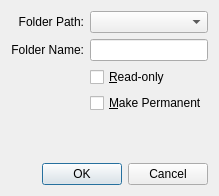
<ui version="4.0" >
 <comment>
 VBox frontends: Qt4 GUI ("VirtualBox"):

 Copyright (C) 2008 Sun Microsystems, Inc.

 This file is part of VirtualBox Open Source Edition (OSE), as
 available from http://www.virtualbox.org. This file is free software;
 you can redistribute it and/or modify it under the terms of the GNU
 General Public License (GPL) as published by the Free Software
 Foundation, in version 2 as it comes in the "COPYING" file of the
 VirtualBox OSE distribution. VirtualBox OSE is distributed in the
 hope that it will be useful, but WITHOUT ANY WARRANTY of any kind.

 Please contact Sun Microsystems, Inc., 4150 Network Circle, Santa
 Clara, CA 95054 USA or visit http://www.sun.com if you need
 additional information or have any questions.
 </comment>
 <class>VBoxVMSettingsSFDetails</class>
 <widget class="QDialog" name="VBoxVMSettingsSFDetails" >
  <property name="geometry" >
   <rect>
    <x>0</x>
    <y>0</y>
    <width>218</width>
    <height>196</height>
   </rect>
  </property>
  <property name="windowTitle" >
   <string>Dialog</string>
  </property>
  <layout class="QGridLayout" >
   <item row="0" column="0" >
    <widget class="QLabel" name="mLbPath" >
     <property name="text" >
      <string>Folder Path:</string>
     </property>
     <property name="alignment" >
      <set>Qt::AlignRight|Qt::AlignTrailing|Qt::AlignVCenter</set>
     </property>
    </widget>
   </item>
   <item row="0" column="1" >
    <widget class="VBoxFilePathSelectorWidget" name="mPsPath" />
   </item>
   <item row="1" column="0" >
    <widget class="QLabel" name="mLbName" >
     <property name="text" >
      <string>Folder Name:</string>
     </property>
     <property name="alignment" >
      <set>Qt::AlignRight|Qt::AlignTrailing|Qt::AlignVCenter</set>
     </property>
    </widget>
   </item>
   <item row="1" column="1" >
    <widget class="QLineEdit" name="mLeName" >
     <property name="toolTip" >
      <string>Displays the name of the shared folder (as it will be seen by the guest OS).</string>
     </property>
    </widget>
   </item>
   <item row="2" column="1" >
    <widget class="QCheckBox" name="mCbReadonly" >
     <property name="toolTip" >
      <string>When checked, the guest OS will not be able to write to the specified shared folder.</string>
     </property>
     <property name="text" >
      <string>&amp;Read-only</string>
     </property>
    </widget>
   </item>
   <item row="3" column="1" >
    <widget class="QCheckBox" name="mCbPermanent" >
     <property name="text" >
      <string>&amp;Make Permanent</string>
     </property>
    </widget>
   </item>
   <item row="4" column="1" >
    <spacer>
     <property name="orientation" >
      <enum>Qt::Vertical</enum>
     </property>
     <property name="sizeHint" >
      <size>
       <width>20</width>
       <height>40</height>
      </size>
     </property>
    </spacer>
   </item>
   <item row="5" column="0" colspan="2" >
    <widget class="QIDialogButtonBox" name="mButtonBox" >
     <property name="standardButtons" >
      <set>QDialogButtonBox::Cancel|QDialogButtonBox::NoButton|QDialogButtonBox::Ok</set>
     </property>
    </widget>
   </item>
  </layout>
 </widget>
 <customwidgets>
  <customwidget>
   <class>VBoxFilePathSelectorWidget</class>
   <extends>QComboBox</extends>
   <header>VBoxFilePathSelectorWidget.h</header>
   <container>1</container>
  </customwidget>
  <customwidget>
   <class>QIDialogButtonBox</class>
   <extends>QDialogButtonBox</extends>
   <header>QIDialogButtonBox.h</header>
  </customwidget>
 </customwidgets>
 <resources/>
 <connections>
  <connection>
   <sender>mButtonBox</sender>
   <signal>accepted()</signal>
   <receiver>VBoxVMSettingsSFDetails</receiver>
   <slot>accept()</slot>
   <hints>
    <hint type="sourcelabel" >
     <x>108</x>
     <y>158</y>
    </hint>
    <hint type="destinationlabel" >
     <x>108</x>
     <y>90</y>
    </hint>
   </hints>
  </connection>
  <connection>
   <sender>mButtonBox</sender>
   <signal>rejected()</signal>
   <receiver>VBoxVMSettingsSFDetails</receiver>
   <slot>reject()</slot>
   <hints>
    <hint type="sourcelabel" >
     <x>108</x>
     <y>158</y>
    </hint>
    <hint type="destinationlabel" >
     <x>108</x>
     <y>90</y>
    </hint>
   </hints>
  </connection>
 </connections>
</ui>
